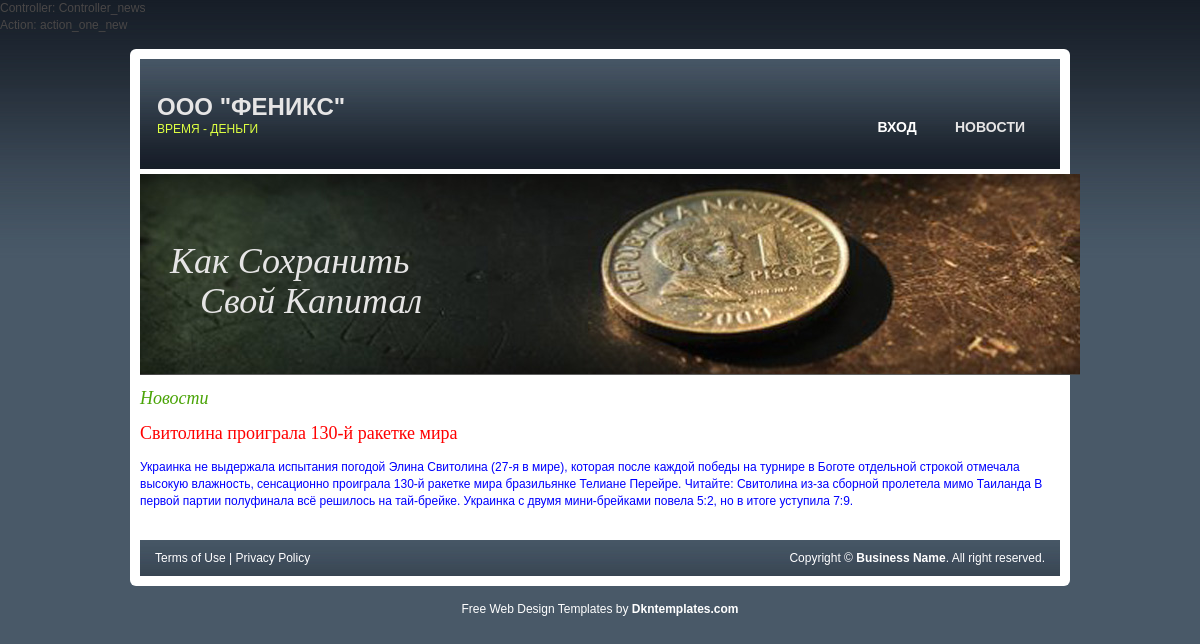
Page /news/one_new?article_id=55 on the committed database.
### tables this page shows
CREATE TABLE IF NOT EXISTS `news` (
  `id` int(2) NOT NULL AUTO_INCREMENT,
  `title` varchar(255) NOT NULL,
  `author` varchar(255) NOT NULL,
  `date` timestamp NOT NULL DEFAULT CURRENT_TIMESTAMP,
  `content` text NOT NULL,
  PRIMARY KEY (`id`)
);

### application/core/controller.php (called while the page is built, shortened)
<?php
class Controller {
	function generate($content_view, $template_view, $data)
	{
		include 'application/views/'.$template_view;
	}
}

### application/controllers/controller_news.php (called while the page is built, shortened)
<?php
class Controller_News extends Controller
{
	function action_one_new(){
		$model = $this->load_model('News');
		$data = $model -> get_one_new();
		$this->generate('oneNew_view.php', 'template_view.php', $data);
	}
}

### application/bootstrap.php (called while the page is built, shortened)
<?php
require_once 'core/controller.php';
require_once 'core/route.php';
Route::start();

### index.php (called while the page is built, shortened)
<?php session_start();
require_once 'application/bootstrap.php';

### application/models/model_news.php (called while the page is built, shortened)
<?php
class Model_News extends Model
{
	public function get_one_new()
	{
		$conn = $this->connectDb();
		$id = $_GET['article_id'];
		$res = $conn->query("SELECT * FROM news WHERE id='$id'");
		return $res;
	}
}

### application/views/oneNew_view.php (the view)
<h1><a href='/news'>Новости</a></h1>
<?php
while ($news = $data->fetch_assoc()) {
		echo "<h1 style = 'color:red'>".$news['title']."</h1><p style = 'color:#0000FF'>".$news['content']."</p>";
	}
?>

### css/style.css (style rules this page uses)
html,body,div,span,applet,object,iframe,h1,h2,h3,h4,h5,h6,p,blockquote,pre,a,abbr,acronym,address,big,cite,code,del,dfn,em,font,img,ins,kbd,q,s,samp,small,strike,strong,sub,sup,tt,var,b,u,i,center,dl,dt,dd,ol,ul,li,fieldset,form,label,legend,table,caption,tbody,tfoot,thead,tr,th,td { background: transparent; border: 0; font-size: 100%; margin: 0; outline: 0; padding: 0; vertical-align: baseline; }
body { background: #495968 url(../images/bg-body.jpg) repeat-x; color: #4a4747; font-family: Helvetica, Arial, sans-serif; font-size: 12px; }
h1,h2,h3,h4,h5,h6 { font-weight: normal; margin-bottom: 15px; }
h1 { color: #4a4747; font-family: Georgia, serif; font-size: 18px; }
p { margin: 0 0 15px 0; }
a { color: #4aa407; font-style: italic; text-decoration: none; }

### rows in the picture
news: title "Свитолина проиграла 130-й ракетке мира", content "Украинка не выдержала испытания погодой Элина Свитолина (27-я в мире), которая после каждой победы на турнире в Боготе отдельной строкой отмечала высокую влажность, сенсационно проиграла 130-й ракетке мира бразильянке Телиане Перейре. Читайте: Свитолина из-за сборной пролетела мимо Таиланда В первой партии полуфинала всё решилось на тай-брейке. Украинка с двумя мини-брейками повела 5:2, но в итоге уступила 7:9."

### other values in the picture
$controller_name "Controller_news"
$action_name "action_one_new"
